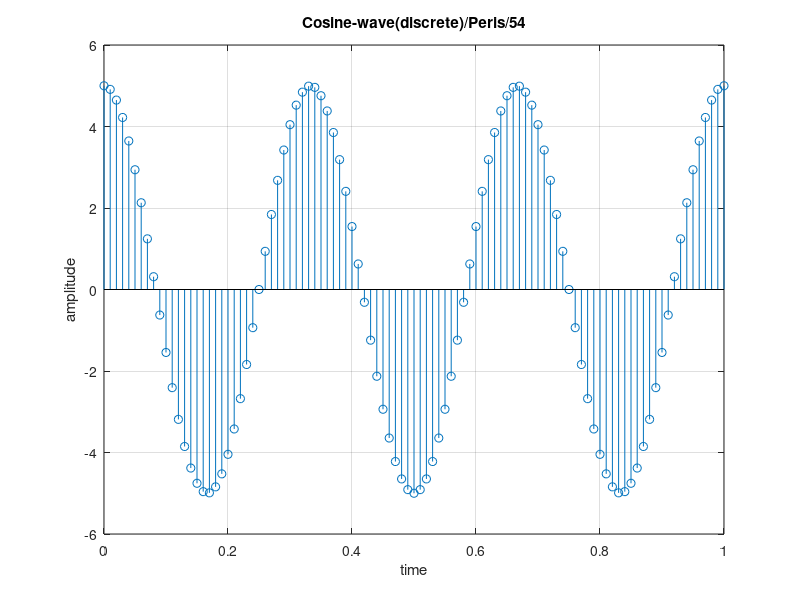

Recreate this plot in MATLAB.
clc;
close all;
clear all;
a=5;
f=3;
t=0:0.01:1;
x=a*cos(2*pi*f*t);
stem(t,x);
xlabel('time');
ylabel('amplitude');
title('Cosine-wave(discrete)/Peris/54');
grid on;